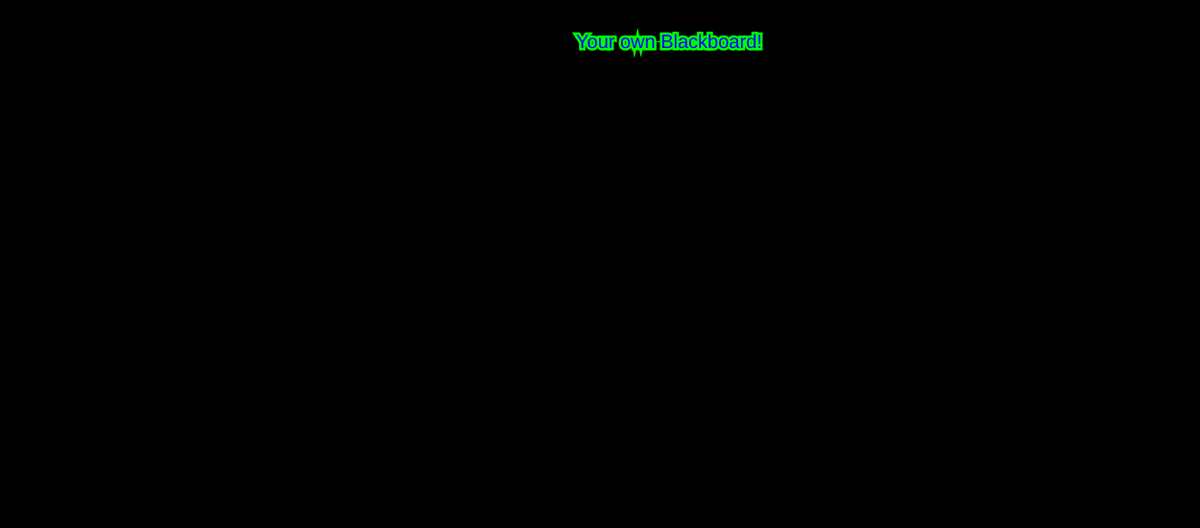
Frame 1 (no input)
Frame 60 (no input): identical to frame 1, image omitted
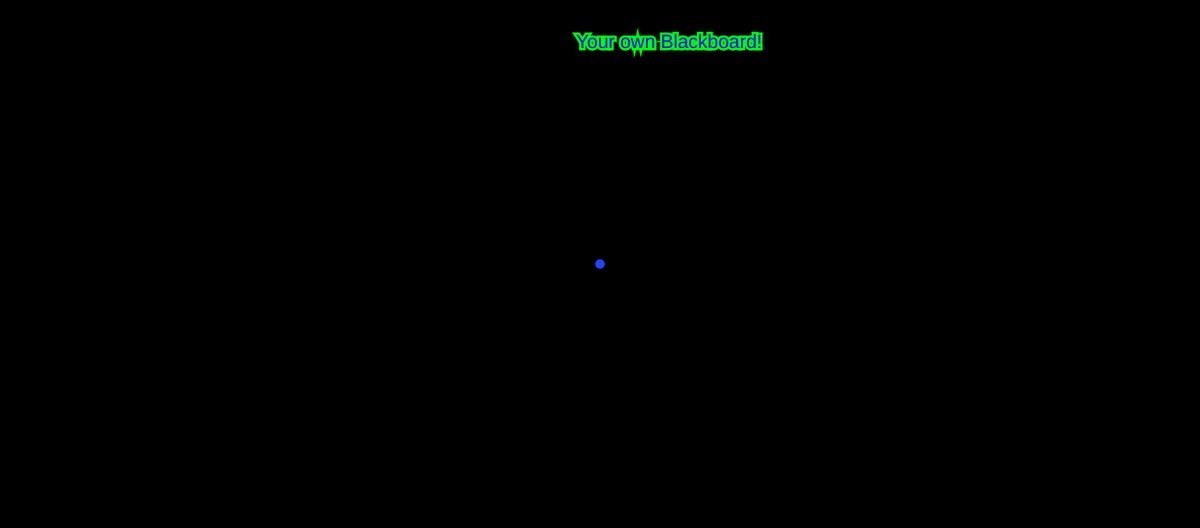
Frame 120 (the mouse pressed at the canvas centre since frame 60)

The p5.js sketch that drew these frames (run headless with seeded random() and noise() and a simulated clock; from frame 60 on, the mouse is pressed at the canvas centre):

// p5.js sketch
// ── sketch.js

var drawing = [];
var currentPath = [];

function setup() {
  var canvas = createCanvas(1250,550);
  canvas.mousePressed(startPath);
  canvas.mouseReleased(endPath);
}

function startPath(){
   currentPath = [];
   drawing.push(currentPath);
}

function endPath(){

}

function draw() {
  background("black");

  strokeWeight(5);
  stroke("lime");
  fill ("blue");
  textSize(20)
  text("Your own Blackboard!",600,50);
  if(mouseIsPressed){
    var point = {
      x : mouseX,
      y : mouseY
    }
    
    currentPath.push(point);

  } 

  noFill("blue");
  stroke(color(random(0, 255), random(0, 255), random(0, 255)));

  strokeWeight(10);

  for(var i = 0; i< drawing.length; i++){
    var path = drawing[i];
    beginShape();
    for(var p = 0; p< path.length; p++){
        vertex(path[p].x, path[p].y);
    }
    endShape();
  }

}
